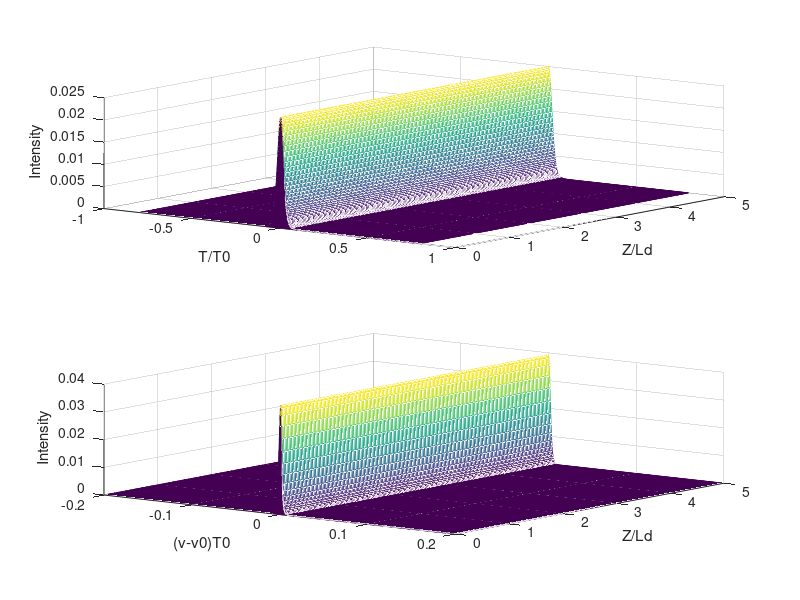

Recreate this plot in MATLAB.
% This code solves the NLS equation with the split-step method
% idu/ dz - sgn(beta2) /2 d^2u/d(tau) ^2+N ^2*|u| ^2*|u| ^2u=0
% Modified from version written by Govind P. Agrawal in Marcg 2005 for the NLFO book


%FFFFFFIIIIXXXXXXXX
%Does not work for non zero sigma value if only one wave
%sigma set to 0 if only one wave. should recheck math to see if multiwave
%approach is valid.
clear all;
close all;

set(0,'DefaultFigureWindowStyle','docked')

UserInput = 0;
% UserInput = input('User Input? 1 or 0');

% T = t - z/Vg
% tau = T/T0 -- T0 is pulse width
% tau = (t-z/Vg)/T0;
% Ld = T0^2/abs(Beta2);
% Lnl = 1/(gamma P0) -- P0 is pulse peak power
% 
% beta2 ~ 20 ps^2/km
% gamma ~ 1/(W Km)
% T0 > 100 ps
% P0 ~ 1 W
% L ~ 50Km
% alpha ~ 0.2dB/km
% beta1 = 1/Vg = 1/(c/ng) = ng/c  ~1.47/3.0e8 s/m
%

if (UserInput)

    distance= 0+ input('Enter fiber length (in units of L_D) = ');% based off of first wave; entire length, graphed at the end
    sigma=0;
    
    % specify input parameters
    beta1 = 1;
    beta2 =  0 + input('dispersion: 1 for normal, -1 for anomalous = '); % dispersion of the group velocity (responsible for pulse broadening)
    N = 0 + input('Nonlinear parameter N = '); %Solition order
    mshape = 0;%input('m = 0 for sech, m > 0 for super-Gaussian = '); % decided on input wave
    alpha = 0+ input('alpha, positive for loss, negative for gain = ');% loss or gain factor (same for each wave?)
    ss = 0+ input('self steepening factor = ');
    
    chirp0 = 0; % input pulse chirp (default value)
else
    beta2 = 20; % ps^2/Km
    T0 = 100;   % ps
    L = 50;     % km
    
    Ld = T0^2/abs(beta2);    % Km
    Ln1 = 1;                 % 1/(W Km)
    beta1 = 1.47/3.0e8*1000; % s/km
    beta1 = beta1/1e-12;     % ps/km
    
    Pl = T0/beta1;  % Km
    Plm = Pl*1000;
    
    % normalized Z = z/Ld  tau = T/T0 T = t - beta1 z or t = T + beta1 z
    %                                                      = T + beta1 Ld*Z        
    % 
    %                 t = tau*T0 + beta1*Ld*Z = tau*T0 + Toff;   
    
    distance=5;% 
    sigma=0;
    
    % specify input parameters (Normalized)
    beta2 = -1; % this captures actual beta2 value in Ld normalization
    N = 1;
    mshape = 0;%input('m = 0 for sech, m > 0 for super-Gaussian = '); % decided on input wave
    alpha = 0;
    ss = 0;

    chirp0 = 0; % input pulse chirp (default value)
end

% set simulation parameters
nt = 1024; Tmax = 32; % FFT points and window size for graphs
% step_num = round (20 * distance * N{1}^2); % No. of z steps
step_num = 200;
deltaz = distance/step_num; % step size in z
dtau = (2 * Tmax)/nt; % step size in tau (radians from z)


% tau and omega arrays
tau = (-nt/2:nt/2-1) * dtau; % temporal grid
omega = (pi/Tmax) * [(0:nt/2-1) (-nt/2:-1)]; % frequency grid

if mshape==0 % soliton sech shape creationg of input wave
    uu = sech(tau).* exp(-0.5i* chirp0* tau.^2);
else % super-Gaussian (only seems to be real numbers)
    uu = exp(-0.5* (1+1i*chirp0).*tau.^(2*mshape));
end

% store dispersive phase shifts to speedup code
lindispersion = exp(0.5i*beta2*omega.^2*deltaz-0.5*alpha*deltaz); %phase factor, includes alpha
hhz= 1i*N^2 *deltaz; %nonlinear phase factor
temp = uu.*exp(abs(uu).^2*hhz/2); % note hhz/2 first step, hhz (non-linear) decay

for n=1:step_num
    sumwaves=0; % initializing summation of square of every wave
    sumwaves=sumwaves+sigma.*(abs(uu).^2 );
    
    %calculating derivatives of wave in frequency and time domain
    
    duu_dt=ifft(1i.*omega.*temp); % frequency domain(as ifft and fft are symmetrical)
    duu_dt_star=ifft(1i.*omega.*fft(conj(temp))); % time domain
    
    % calculating self steepening
    selfsteepen=exp((2.*conj(temp).*duu_dt + uu.*duu_dt_star).*deltaz.*ss);
    
    f_temp = ifft(temp).*lindispersion; % step using dispersion decay (goes from wave 1-number; taking advantage of the way this loop works)
    
    uu = fft(f_temp); %amplitude updates the wave at that step (after step at line 73)
    
    % subtracting intial wave from sumwaves as in the math all waves
    % but the first contribute sigma their squares and first wave
    % contributes 1
    % (recall the typical case when sigma is 2; every wave but first contributes twice their squares)
    temp = uu.*exp((sumwaves-(sigma-1).*abs(uu).^2).*hhz).* selfsteepen; % applying self-steepening and non linear dispersion
    
    f_temp = ifft(temp);% stores the frequency domain; used later to store final wave
    
    
    tempplot = fftshift(ifft(uu)).*(nt*dtau)/sqrt(2*pi);% plotted spectrum
    
    % logs data at every step (except last)so it may be plotted later
    wavespace(n+1,:)= abs(uu).^2;
    wavefreq(n+1,:)=abs(tempplot).^2;
    
end

figure;% to create new plot

Za = deltaz.*(0:step_num)
Toff = Za*beta1*Ld; %ps

t = 512*dtau*T0; 
TT = Toff + t;



% plotting wave envelope
subplot(2,1,1)
mesh(deltaz.*tau,deltaz.*(0:step_num),deltaz.*wavespace)
xlabel('T/T0');
ylabel('Z/Ld');
zlabel('Intensity');
view(37.5,30);

% plotting frequency envelope
subplot(2,1,2)
mesh(deltaz.*fftshift(omega)/(2*pi),deltaz.*(0:step_num), deltaz.*wavefreq)
xlabel('(v-v0)T0');
ylabel('Z/Ld');
zlabel('Intensity');
view(37.5,30);
